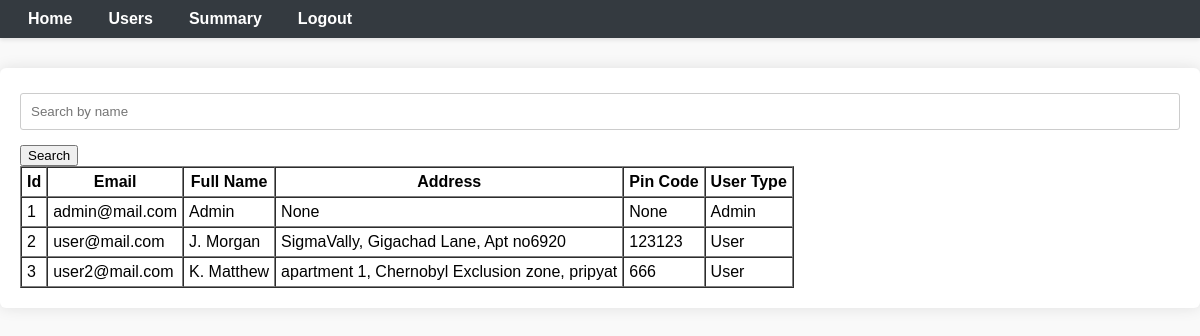
The page /admin/userview (signed in) on the database its author committed.
### models.py (models this page shows, shortened)
class users(db.Model):
    id = db.Column(db.Integer, primary_key=True)
    email = db.Column(db.String(120), unique=True, nullable=False)
    passwd = db.Column(db.String(120), nullable=False)
    fname = db.Column(db.String(120))
    addr = db.Column(db.String(255))
    pcode = db.Column(db.String(20))
    isadmin = db.Column(db.Boolean, default = False)
    reservations = db.relationship('reservations', backref='user', lazy=True)

### controllers/admin_controller.py (the view)
@admin_paths.route('/userview', methods=['GET','POST'])
def admin_userview():
    if session.get('fname') != 'Admin':
        return redirect(url_for('auth.login'))
    search_query = request.args.get('search', '')
    if search_query:
        all_users = users.query.filter(users.fname.ilike(f'%{search_query}%')).all()
    else:
        all_users = users.query.all()
    return render_template('admin_userview.html', all_users=all_users, search_query=search_query)

### templates/admin_userview.html (shortened to what this page needs)
{% extends "base.html" %}
{% block content %}
{% if all_users %}
<nav class="navbar">
    <div class="navdiv">
        <ul>
            <li><a href="{{ url_for('admin.admin_dashboard') }}">Home</a></li>
            <li><a href="{{ url_for('admin.admin_userview') }}">Users</a></li>
            <li><a href="{{ url_for('admin.admin_summary') }}">Summary</a></li>
            <li><a href="{{ url_for('auth.logout') }}">Logout</a></li>
        </ul>
    </div>
</nav>
<div class="dashboard-content">
    <form method="GET" action="{{ url_for('admin.admin_userview') }}">
        <input type="text" name="search" placeholder="Search by name" value="{{ search_query }}">
        <input type="submit" value="Search">
    </form>
    <table border="1" cellpadding="5" cellspacing="0">
        <thead>
            <tr>
                <th>Id</th>
                <th>Email</th>
                <th>Full Name</th>
                <th>Address</th>
                <th>Pin Code</th>
                <th>User Type</th>
            </tr>
        </thead>
        <tbody>
            {% for user in all_users %}
            <tr>
                <td>{{ user.id }}</td>
                <td>{{ user.email }}</td>
                <td>{{ user.fname }}</td>
                <td>{{ user.addr }}</td>
                <td>{{ user.pcode }}</td>
                {% if user.isadmin %}
                <td>Admin</td>
                {% else %}
                <td>User</td>
                {% endif %}
            </tr>
            {% endfor %}
        </tbody>
    </table>
    {% else %}
    <p>No users registered</p>
    {% endif %}
</div>
{% endblock %}

### templates/base.html (shortened to what this page needs)
<!DOCTYPE html>
<html lang="en">
<head>
    <link rel="stylesheet" href="{{ url_for('static', filename='css/style.css') }}">
</head>
<body>
    {% block content %}
    {% endblock %}
</body>
</html>

### static/css/style.css (style rules this page uses)
body { font-family: Arial, sans-serif; background-color: #f9f9f9; margin: 0; padding: 0; }
input[type=text], input[type=password] { width: 100%; padding: 10px; margin: 5px 0 15px 0; border: 1px solid #ccc; border-radius: 3px; box-sizing: border-box; }
.navbar { background-color: #343a40; padding: 10px 20px; color: white; box-shadow: 0 2px 4px rgba(0,0,0,0.1); }
.navdiv { max-width: 1200px; margin: 0 auto; display: flex; justify-content: space-between; align-items: center; }
.navdiv ul { list-style-type: none; margin: 0; padding: 0; display: flex; }
.navdiv ul li { margin-right: 20px; }
.navdiv ul li a { color: white; text-decoration: none; font-weight: 600; padding: 6px 8px; border-radius: 4px; transition: background-color 0.3s ease; }
.dashboard-content { max-width: 1200px; margin: 30px auto; background-color: white; padding: 20px; border-radius: 6px; box-shadow: 0 0 15px rgba(0,0,0,0.1); }

### rows shown on the page
users: id "1", email "admin@mail.com", fname "Admin", addr "None", pcode "None", isadmin "Admin"
users: id "2", email "user@mail.com", fname "J. Morgan", addr "SigmaVally, Gigachad Lane, Apt no6920", pcode "123123", isadmin "User"
users: id "3", email "user2@mail.com", fname "K. Matthew", addr "apartment 1, Chernobyl Exclusion zone, pripyat", pcode "666", isadmin "User"
